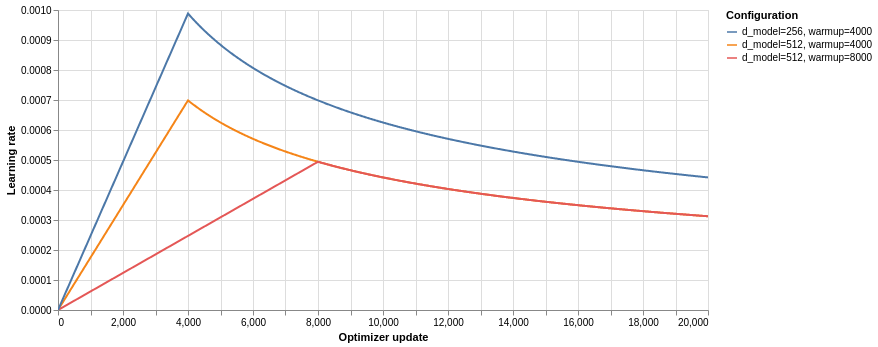

Notebook code cell kept with this figure:
### Markdown cell above
> Example of the curves of this model for different model sizes and
> for optimization hyperparameters.

### Code cell
def rate(step, model_size, factor, warmup):
    step = max(step, 1)

    return factor * (
        model_size ** (-0.5)
        * min(step ** (-0.5), step * warmup ** (-1.5))
    )


def example_learning_schedule():
    configurations = [
        (512, 1, 4000),
        (512, 1, 8000),
        (256, 1, 4000),
    ]

    # Sample every 20 steps to keep the chart lightweight.
    steps = sorted(set([1] + list(range(20, 20001, 20))))

    rows = []
    for model_size, factor, warmup in configurations:
        for step in steps:
            rows.append({
                "Step": step,
                "Learning rate": rate(
                    step, model_size, factor, warmup
                ),
                "Configuration": f"d_model={model_size}, warmup={warmup}",
            })

    return (
        alt.Chart(pd.DataFrame(rows))
        .mark_line()
        .properties(width=650, height=300)
        .encode(
            x=alt.X("Step:Q", title="Optimizer update"),
            y=alt.Y("Learning rate:Q"),
            color="Configuration:N",
            tooltip=["Step:Q", "Learning rate:Q", "Configuration:N"],
        )
        .interactive()
    )


show_example(example_learning_schedule)

### Figure 1 — Vega-Lite specification as saved in the notebook (floating-point values rounded to 4 significant figures; data arrays with more than 128 entries replaced by an {"elided": "..."} marker saying what was removed)
{"config": {"view": {"continuousWidth": 300, "continuousHeight": 300}}, "data": {"name": "data-1c12a9b08d4e8f8bd4cf7b1f0d31f198"}, "mark": {"type": "line"}, "encoding": {"color": {"field": "Configuration", "type": "nominal"}, "tooltip": [{"field": "Step", "type": "quantitative"}, {"field": "Learning rate", "type": "quantitative"}, {"field": "Configuration", "type": "nominal"}], "x": {"field": "Step", "title": "Optimizer update", "type": "quantitative"}, "y": {"field": "Learning rate", "type": "quantitative"}}, "height": 300, "params": [{"name": "param_2", "select": {"type": "interval", "encodings": ["x", "y"]}, "bind": "scales"}], "width": 650, "$schema": "https://vega.github.io/schema/vega-lite/v5.20.1.json", "datasets": {"data-1c12a9b08d4e8f8bd4cf7b1f0d31f198": {"elided": "3003 records"}}}
